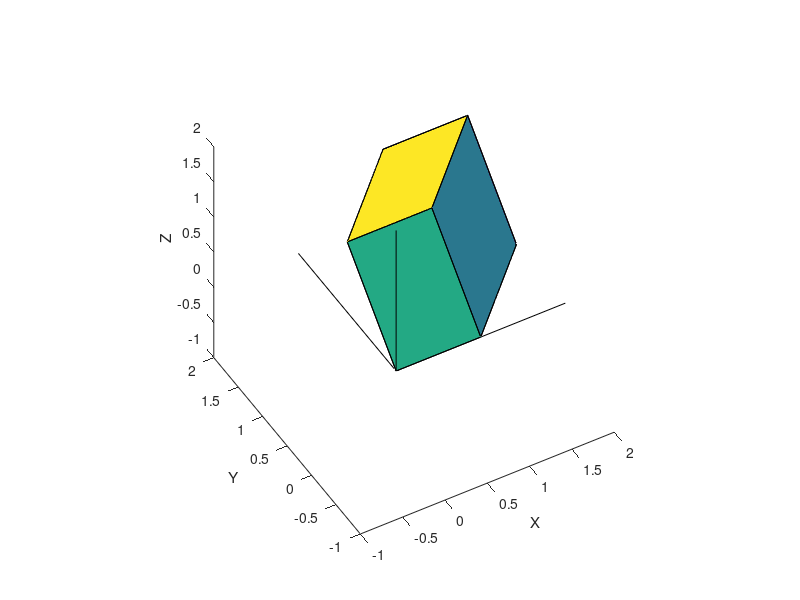

MATLAB code for this plot:
Vs = [0 0 0; 0 1 0; 1 1 0; 1 0 0; 0 0 1; 0 1 1; 1 1 1; 1 0 1];
faces = [1 2 3 4; 2 6 7 3; 4 3 7 8; 1 5 8 4; 1 2 6 5; 5 6 7 8];
patch('Vertices', Vs, 'Faces', faces, 'FaceVertexCData', (1:6)', 'FaceColor', 'flat');
hold on;
xr = [-1, 2];
yr = [-1, 2];
zr = [-1, 2];
plot3([0, max(xr)], [0, 0], [0, 0], 'k');
xlabel('X');
plot3([0, 0], [0, max(yr)], [0, 0], 'k');
ylabel('Y');
plot3([0, 0], [0, 0], [0, max(zr)], 'k');
zlabel('Z');
xlim(xr);
ylim(yr);
zlim(zr);
view(-30, 44);
axis vis3d;
%print('-dsvg', 'CubeOrig.svg');

%Scales
clf;
A = [2 0 0 ; 0 1 0; 0 0 1 ];
V = (A*Vs')';
patch('Vertices', V, 'Faces', faces, 'FaceVertexCData', (1:6)', 'FaceColor', 'flat');
hold on;
plot3([0, max(xr)], [0, 0], [0, 0], 'k');
xlabel('X');
plot3([0, 0], [0, max(yr)], [0, 0], 'k');
ylabel('Y');
plot3([0, 0], [0, 0], [0, max(zr)], 'k');
zlabel('Z');
xlim(xr);
ylim(yr);
zlim(zr);
view(-30, 44);
axis vis3d;
%print('-dsvg', 'ScaleX.svg');

%Scales
clf;
A = [2 0 0 ; 0 1 0; 0 0 1 ];
V = (A*Vs')';
patch('Vertices', V, 'Faces', faces, 'FaceVertexCData', (1:6)', 'FaceColor', 'flat');
hold on;
plot3([0, max(xr)], [0, 0], [0, 0], 'k');
xlabel('X');
plot3([0, 0], [0, max(yr)], [0, 0], 'k');
ylabel('Y');
plot3([0, 0], [0, 0], [0, max(zr)], 'k');
zlabel('Z');
xlim(xr);
ylim(yr);
zlim(zr);
view(-30, 44);
axis vis3d;
%print('-dsvg', 'ScaleX.svg');

%Flip XZ
clf;
A = [-1 0 0; 0 1 0; 0 0 -1 ];
V = (A*Vs')';
patch('Vertices', V, 'Faces', faces, 'FaceVertexCData', (1:6)', 'FaceColor', 'flat');
hold on;
plot3([0, max(xr)], [0, 0], [0, 0], 'k');
xlabel('X');
plot3([0, 0], [0, max(yr)], [0, 0], 'k');
ylabel('Y');
plot3([0, 0], [0, 0], [0, max(zr)], 'k');
zlabel('Z');
xlim(xr);
ylim(yr);
zlim(zr);
view(-30, 44);
axis vis3d;
%print('-dsvg', 'FlipXZ.svg');

%Double Shear X
clf;
A = [1 1 1 ; 0 1 0; 0 0 1 ];
V = (A*Vs')';
patch('Vertices', V, 'Faces', faces, 'FaceVertexCData', (1:6)', 'FaceColor', 'flat');
hold on;
xr = [-1, 3];
plot3([0, max(xr)], [0, 0], [0, 0], 'k');
xlabel('X');
plot3([0, 0], [0, max(yr)], [0, 0], 'k');
ylabel('Y');
plot3([0, 0], [0, 0], [0, max(zr)], 'k');
zlabel('Z');
xlim(xr);
ylim(yr);
zlim(zr);
view(-30, 44);
axis vis3d;
axis equal;
%print('-dsvg', 'DoubleShearX.svg');

%Shear XY
clf;
A = [1 1 0; 0 1 1; 0 0 1 ];
V = (A*Vs')';
patch('Vertices', V, 'Faces', faces, 'FaceVertexCData', (1:6)', 'FaceColor', 'flat');
hold on;
xr = [-1, 2];
plot3([0, max(xr)], [0, 0], [0, 0], 'k');
xlabel('X');
plot3([0, 0], [0, max(yr)], [0, 0], 'k');
ylabel('Y');
plot3([0, 0], [0, 0], [0, max(zr)], 'k');
zlabel('Z');
xlim(xr);
ylim(yr);
zlim(zr);
view(-30, 44);
axis vis3d;
%print('-dsvg', 'ShearXY.svg');